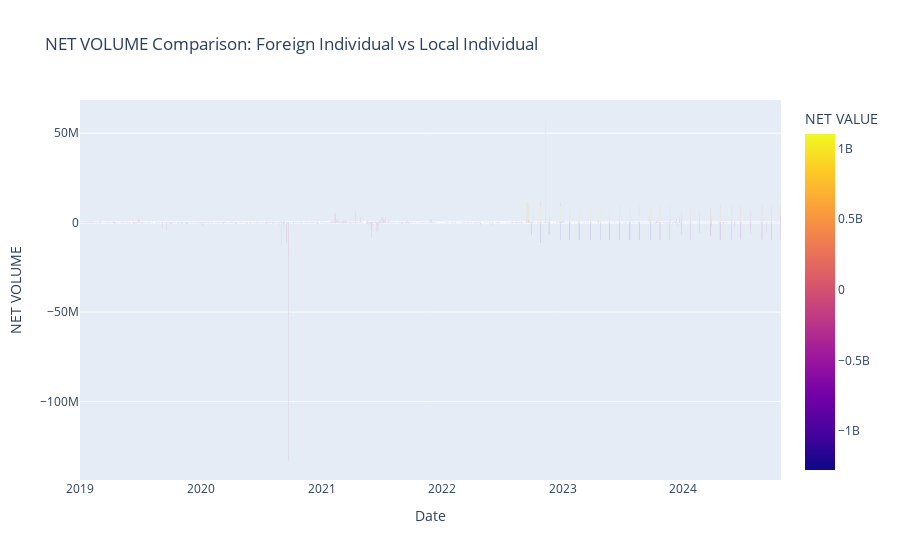

The notebook cell this image was saved under:
### Code cell
import plotly.express as px

px.bar(foreign_individual_buy, x='Date', y='NET VOLUME', color='NET VALUE', title='NET VOLUME Comparison: Foreign Individual vs Local Individual')

### Figure 1 — Plotly figure (JSON) as saved in the notebook; plotly's stock layout.template omitted (floating-point values rounded to 4 significant figures; data arrays with more than 128 entries replaced by an {"elided": "..."} marker saying what was removed)
{"data": [{"alignmentgroup": "True", "hovertemplate": "Date=%{x}<br>NET VOLUME=%{y}<br>NET VALUE=%{marker.color}<extra></extra>", "legendgroup": "", "marker": {"color": {"elided": "5977 int values"}, "coloraxis": "coloraxis", "pattern": {"shape": ""}}, "name": "", "offsetgroup": "", "orientation": "v", "showlegend": false, "textposition": "auto", "type": "bar", "x": {"elided": "5977 str values"}, "xaxis": "x", "y": {"elided": "5977 int values"}, "yaxis": "y"}], "layout": {"barmode": "relative", "coloraxis": {"colorbar": {"title": {"text": "NET VALUE"}}, "colorscale": [[0, "#0d0887"], [0.1111, "#46039f"], [0.2222, "#7201a8"], [0.3333, "#9c179e"], [0.4444, "#bd3786"], [0.5556, "#d8576b"], [0.6667, "#ed7953"], [0.7778, "#fb9f3a"], [0.8889, "#fdca26"], [1, "#f0f921"]]}, "legend": {"tracegroupgap": 0}, "title": {"text": "NET VOLUME Comparison: Foreign Individual vs Local Individual"}, "xaxis": {"anchor": "y", "domain": [0, 1], "title": {"text": "Date"}}, "yaxis": {"anchor": "x", "domain": [0, 1], "title": {"text": "NET VOLUME"}}}}
